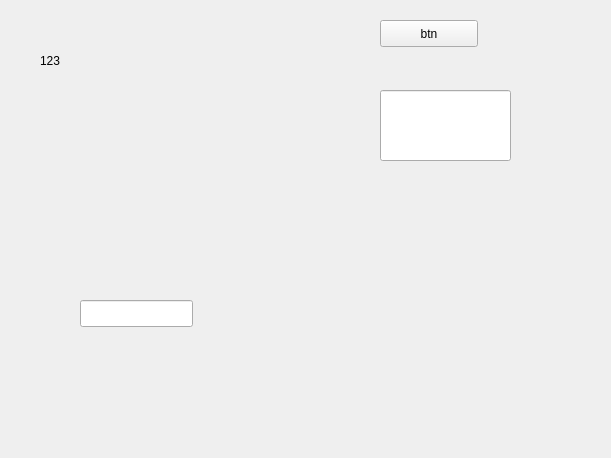
<?xml version="1.0" encoding="UTF-8"?>
<ui version="4.0">
 <class>Widget</class>
 <widget class="QWidget" name="Widget">
  <property name="geometry">
   <rect>
    <x>0</x>
    <y>0</y>
    <width>611</width>
    <height>458</height>
   </rect>
  </property>
  <property name="windowTitle">
   <string>Widget</string>
  </property>
  <widget class="QPushButton" name="pushButton">
   <property name="geometry">
    <rect>
     <x>380</x>
     <y>20</y>
     <width>98</width>
     <height>27</height>
    </rect>
   </property>
   <property name="text">
    <string>btn</string>
   </property>
  </widget>
  <widget class="QLabel" name="label">
   <property name="geometry">
    <rect>
     <x>40</x>
     <y>10</y>
     <width>121</width>
     <height>101</height>
    </rect>
   </property>
   <property name="text">
    <string>123</string>
   </property>
  </widget>
  <widget class="QLineEdit" name="lineEdit">
   <property name="geometry">
    <rect>
     <x>380</x>
     <y>90</y>
     <width>131</width>
     <height>71</height>
    </rect>
   </property>
  </widget>
  <widget class="QLineEdit" name="lineEdit_2">
   <property name="geometry">
    <rect>
     <x>80</x>
     <y>300</y>
     <width>113</width>
     <height>27</height>
    </rect>
   </property>
  </widget>
 </widget>
 <layoutdefault spacing="6" margin="11"/>
 <resources/>
 <connections/>
</ui>
